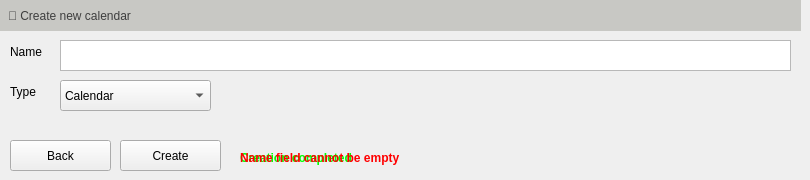
    <widget class="QWidget" name="page_6">
     <widget class="QLabel" name="todoLabel_5">
      <property name="geometry">
       <rect>
        <x>0</x>
        <y>0</y>
        <width>801</width>
        <height>31</height>
       </rect>
      </property>
      <property name="styleSheet">
       <string notr="true">background-color: rgb(200, 200, 196);
color: rgb(62, 62, 62);
font: 700 9pt &quot;Segoe UI&quot;;
padding-left: 5px;</string>
      </property>
      <property name="text">
       <string>📅 Create new calendar</string>
      </property>
     </widget>
     <widget class="QPushButton" name="create_cal_goback">
      <property name="geometry">
       <rect>
        <x>10</x>
        <y>140</y>
        <width>101</width>
        <height>31</height>
       </rect>
      </property>
      <property name="text">
       <string>Back</string>
      </property>
     </widget>
     <widget class="QTextEdit" name="create_cal_name">
      <property name="geometry">
       <rect>
        <x>60</x>
        <y>40</y>
        <width>731</width>
        <height>31</height>
       </rect>
      </property>
     </widget>
     <widget class="QLabel" name="label_13">
      <property name="geometry">
       <rect>
        <x>10</x>
        <y>40</y>
        <width>41</width>
        <height>24</height>
       </rect>
      </property>
      <property name="text">
       <string>Name</string>
      </property>
     </widget>
     <widget class="QLabel" name="label_14">
      <property name="geometry">
       <rect>
        <x>10</x>
        <y>80</y>
        <width>41</width>
        <height>24</height>
       </rect>
      </property>
      <property name="text">
       <string>Type</string>
      </property>
     </widget>
     <widget class="QComboBox" name="create_cal_type">
      <property name="geometry">
       <rect>
        <x>60</x>
        <y>80</y>
        <width>151</width>
        <height>31</height>
       </rect>
      </property>
      <item>
       <property name="text">
        <string>Calendar</string>
       </property>
      </item>
      <item>
       <property name="text">
        <string>Task list</string>
       </property>
      </item>
     </widget>
     <widget class="QPushButton" name="create_cal_go">
      <property name="geometry">
       <rect>
        <x>120</x>
        <y>140</y>
        <width>101</width>
        <height>31</height>
       </rect>
      </property>
      <property name="text">
       <string>Create</string>
      </property>
     </widget>
     <widget class="QLabel" name="create_cal_success">
      <property name="geometry">
       <rect>
        <x>240</x>
        <y>150</y>
        <width>171</width>
        <height>16</height>
       </rect>
      </property>
      <property name="text">
       <string>&lt;html&gt;&lt;head/&gt;&lt;body&gt;&lt;p&gt;&lt;span style=&quot; font-weight:700; color:#00ff00;&quot;&gt;Creation completed&lt;/span&gt;&lt;/p&gt;&lt;/body&gt;&lt;/html&gt;</string>
      </property>
     </widget>
     <widget class="QLabel" name="create_cal_error">
      <property name="geometry">
       <rect>
        <x>240</x>
        <y>150</y>
        <width>171</width>
        <height>16</height>
       </rect>
      </property>
      <property name="text">
       <string>&lt;html&gt;&lt;head/&gt;&lt;body&gt;&lt;p&gt;&lt;span style=&quot; font-weight:700; color:#ff0000;&quot;&gt;Name field cannot be empty&lt;/span&gt;&lt;/p&gt;&lt;/body&gt;&lt;/html&gt;</string>
      </property>
     </widget>
    </widget>
